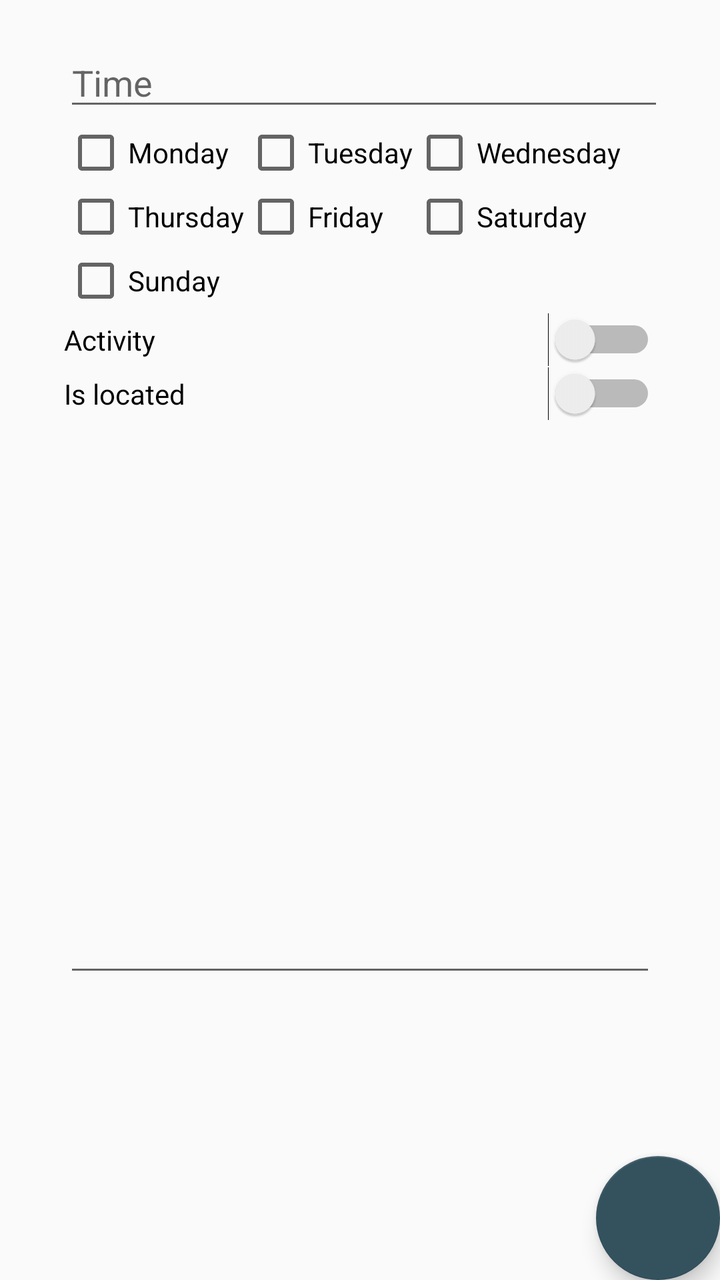
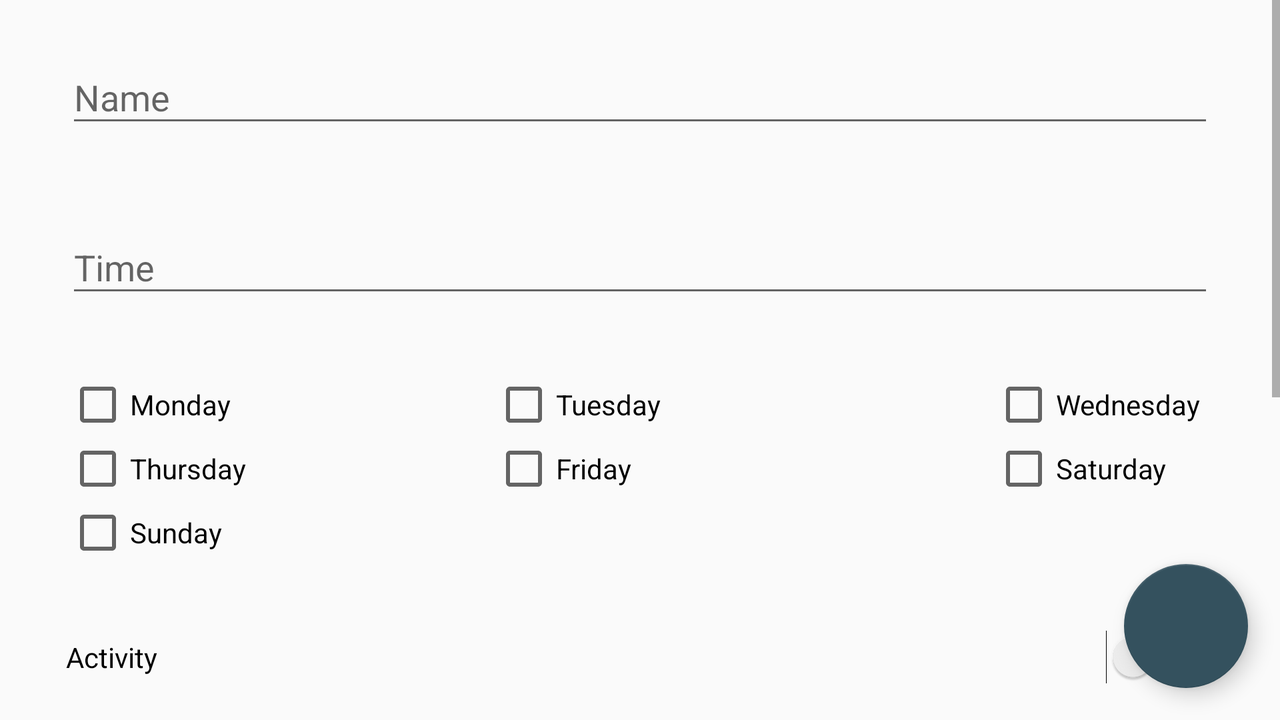

Two renders of one Android screen. The first uses the default layout on a phone; the second uses the alternative layout the repository ships for a different screen configuration, on a matching device. The two XML files are below.
<!-- AndroidManifest.xml: application theme AppTheme -->
<!-- res/layout/activity_edit_note.xml -->
<?xml version="1.0" encoding="utf-8"?>
<androidx.constraintlayout.widget.ConstraintLayout xmlns:android="http://schemas.android.com/apk/res/android"
    xmlns:app="http://schemas.android.com/apk/res-auto"
    xmlns:tools="http://schemas.android.com/tools"
    android:layout_width="match_parent"
    android:layout_height="match_parent"
    tools:context=".EditNoteActivity">

    <com.google.android.material.floatingactionbutton.FloatingActionButton
        android:id="@+id/save"
        android:layout_width="241dp"
        android:layout_height="62dp"
        android:clickable="true"
        android:onClick="onClick"
        app:layout_constraintBottom_toBottomOf="parent"
        app:layout_constraintEnd_toEndOf="parent"
        app:srcCompat="?android:attr/colorAccent" />

    <ScrollView
        android:layout_width="match_parent"
        android:layout_height="match_parent"
        tools:layout_editor_absoluteX="16dp"
        tools:layout_editor_absoluteY="70dp">

        <LinearLayout
            android:id="@+id/linearLayout3"
            android:layout_width="match_parent"
            android:layout_height="wrap_content"
            android:orientation="vertical"
            android:paddingLeft="32dp"
            android:paddingRight="32dp">

            <TextView
                android:id="@+id/name"
                android:layout_width="wrap_content"
                android:layout_height="wrap_content"
                android:cursorVisible="true"
                android:editable="true"
                android:focusableInTouchMode="true"
                tools:layout_conversion_absoluteHeight="48dp"
                tools:layout_conversion_absoluteWidth="347dp"
                tools:layout_editor_absoluteX="32dp"
                tools:layout_editor_absoluteY="32dp" />

            <EditText
                android:id="@+id/time"
                android:layout_width="347dp"
                android:layout_height="wrap_content"
                android:editable="false"
                android:ems="10"
                android:focusable="false"
                android:hint="@string/time"
                android:inputType="time"
                tools:layout_conversion_absoluteHeight="48dp"
                tools:layout_conversion_absoluteWidth="347dp"
                tools:layout_editor_absoluteX="32dp"
                tools:layout_editor_absoluteY="112dp" />

            <TableLayout
                android:layout_width="match_parent"
                android:layout_height="match_parent">

                <TableRow
                    android:layout_width="match_parent"
                    android:layout_height="match_parent">

                    <CheckBox
                        android:id="@+id/monday"
                        android:layout_width="wrap_content"
                        android:layout_height="wrap_content"
                        android:text="@string/monday"
                        tools:layout_conversion_absoluteHeight="32dp"
                        tools:layout_conversion_absoluteWidth="83dp"
                        tools:layout_editor_absoluteX="0dp"
                        tools:layout_editor_absoluteY="176dp" />

                    <CheckBox
                        android:id="@+id/tuesday"
                        android:layout_width="wrap_content"
                        android:layout_height="wrap_content"
                        android:text="@string/tuesday"
                        tools:layout_conversion_absoluteHeight="32dp"
                        tools:layout_conversion_absoluteWidth="85dp"
                        tools:layout_editor_absoluteX="0dp"
                        tools:layout_editor_absoluteY="224dp" />

                    <CheckBox
                        android:id="@+id/wednesday"
                        android:layout_width="wrap_content"
                        android:layout_height="wrap_content"
                        android:text="@string/wednesday"
                        tools:layout_conversion_absoluteHeight="32dp"
                        tools:layout_conversion_absoluteWidth="106dp"
                        tools:layout_editor_absoluteX="0dp"
                        tools:layout_editor_absoluteY="272dp" />
                </TableRow>

                <TableRow
                    android:layout_width="match_parent"
                    android:layout_height="match_parent">

                    <CheckBox
                        android:id="@+id/thursday"
                        android:layout_width="wrap_content"
                        android:layout_height="wrap_content"
                        android:text="@string/thursday"
                        tools:layout_conversion_absoluteHeight="32dp"
                        tools:layout_conversion_absoluteWidth="91dp"
                        tools:layout_editor_absoluteX="0dp"
                        tools:layout_editor_absoluteY="320dp" />

                    <CheckBox
                        android:id="@+id/friday"
                        android:layout_width="wrap_content"
                        android:layout_height="wrap_content"
                        android:text="@string/friday"
                        tools:layout_conversion_absoluteHeight="32dp"
                        tools:layout_conversion_absoluteWidth="71dp"
                        tools:layout_editor_absoluteX="0dp"
                        tools:layout_editor_absoluteY="368dp" />

                    <CheckBox
                        android:id="@+id/saturday"
                        android:layout_width="wrap_content"
                        android:layout_height="wrap_content"
                        android:text="@string/saturday"
                        tools:layout_conversion_absoluteHeight="32dp"
                        tools:layout_conversion_absoluteWidth="88dp"
                        tools:layout_editor_absoluteX="0dp"
                        tools:layout_editor_absoluteY="416dp" />
                </TableRow>

                <TableRow
                    android:layout_width="match_parent"
                    android:layout_height="match_parent">

                    <CheckBox
                        android:id="@+id/sunday"
                        android:layout_width="wrap_content"
                        android:layout_height="wrap_content"
                        android:text="@string/sunday"
                        tools:layout_conversion_absoluteHeight="32dp"
                        tools:layout_conversion_absoluteWidth="78dp"
                        tools:layout_editor_absoluteX="0dp"
                        tools:layout_editor_absoluteY="464dp" />
                </TableRow>

            </TableLayout>

            <Switch
                android:id="@+id/active"
                android:layout_width="match_parent"
                android:layout_height="wrap_content"
                android:text="@string/active" />

            <Switch
                android:id="@+id/located"
                android:layout_width="match_parent"
                android:layout_height="wrap_content"
                android:text="@string/located" />

            <EditText
                android:id="@+id/description"
                android:layout_width="match_parent"
                android:layout_height="283dp"
                android:ems="10"
                android:gravity="start|top"
                android:inputType="textMultiLine" />

        </LinearLayout>
    </ScrollView>

</androidx.constraintlayout.widget.ConstraintLayout>
<!-- resources referenced by this layout -->
<resources>
  <string name="active">Activity</string>
  <string name="friday">Friday</string>
  <string name="located">Is located</string>
  <string name="monday">Monday</string>
  <string name="saturday">Saturday</string>
  <string name="sunday">Sunday</string>
  <string name="thursday">Thursday</string>
  <string name="time">Time</string>
  <string name="tuesday">Tuesday</string>
  <string name="wednesday">Wednesday</string>
  <style name="AppTheme" parent="Theme.AppCompat.Light.DarkActionBar">
          
          <item name="colorPrimary">@color/colorPrimary</item>
          <item name="colorPrimaryDark">@color/colorPrimaryDark</item>
          <item name="colorAccent">@color/colorAccent</item>
      </style>
  <color name="colorPrimary">#607D8B</color>
  <color name="colorPrimaryDark">#34515E</color>
  <color name="colorAccent">#34515E</color>
</resources>
<!-- res/layout-land/activity_edit_note.xml (the author's variant of the layout above) -->
<!-- drawn on the phone turned sideways -->
<?xml version="1.0" encoding="utf-8"?>
<androidx.coordinatorlayout.widget.CoordinatorLayout xmlns:android="http://schemas.android.com/apk/res/android"
    xmlns:app="http://schemas.android.com/apk/res-auto"
    xmlns:tools="http://schemas.android.com/tools"
    android:layout_width="match_parent"
    android:layout_height="match_parent"
    android:orientation="vertical"
    tools:context=".EditNoteActivity">

    <com.google.android.material.floatingactionbutton.FloatingActionButton
        android:id="@+id/save"
        android:layout_width="241dp"
        android:layout_height="62dp"
        android:layout_marginEnd="16dp"
        android:layout_marginBottom="16dp"
        android:clickable="true"
        android:foreground="@drawable/ic_baseline_check"
        android:onClick="onClick"
        android:scaleType="fitCenter"
        app:layout_anchor="@+id/scrollView2"
        app:layout_anchorGravity="end|bottom" />

    <ScrollView
        android:id="@+id/scrollView2"
        android:layout_width="match_parent"
        android:layout_height="match_parent">

        <LinearLayout
            android:id="@+id/linearLayout3"
            android:layout_width="match_parent"
            android:layout_height="wrap_content"
            android:orientation="vertical">

            <com.google.android.material.textfield.TextInputLayout
                android:layout_width="match_parent"
                android:layout_height="match_parent"
                android:layout_marginLeft="16pt"
                android:layout_marginTop="8pt"
                android:layout_marginRight="16pt"
                android:layout_marginBottom="8pt">

                <EditText
                    android:id="@+id/name"
                    android:layout_width="match_parent"
                    android:layout_height="wrap_content"
                    android:ems="10"
                    android:focusable="auto"
                    android:focusableInTouchMode="true"
                    android:hint="@string/name"
                    android:inputType="text"
                    android:lines="1"
                    android:singleLine="true"
                    tools:layout_conversion_absoluteHeight="48dp"
                    tools:layout_conversion_absoluteWidth="347dp"
                    tools:layout_editor_absoluteX="32dp"
                    tools:layout_editor_absoluteY="112dp" />
            </com.google.android.material.textfield.TextInputLayout>

            <com.google.android.material.textfield.TextInputLayout
                android:layout_width="match_parent"
                android:layout_height="match_parent"
                android:layout_marginLeft="16pt"
                android:layout_marginTop="8pt"
                android:layout_marginRight="16pt"
                android:layout_marginBottom="8pt">

                <EditText
                    android:id="@+id/time"
                    android:layout_width="match_parent"
                    android:layout_height="wrap_content"
                    android:ems="10"
                    android:focusable="false"
                    android:hint="@string/time"
                    android:inputType="time"
                    tools:layout_conversion_absoluteHeight="48dp"
                    tools:layout_conversion_absoluteWidth="347dp"
                    tools:layout_editor_absoluteX="32dp"
                    tools:layout_editor_absoluteY="112dp" />
            </com.google.android.material.textfield.TextInputLayout>

            <TableLayout
                android:layout_width="match_parent"
                android:layout_height="match_parent"
                android:layout_marginLeft="16pt"
                android:layout_marginTop="8pt"
                android:layout_marginRight="16pt"
                android:layout_marginBottom="8pt">

                <TableRow
                    android:layout_width="match_parent"
                    android:layout_height="match_parent">

                    <CheckBox
                        android:id="@+id/monday"
                        android:layout_width="213dp"
                        android:layout_height="wrap_content"
                        android:text="@string/monday"
                        tools:layout_conversion_absoluteHeight="32dp"
                        tools:layout_conversion_absoluteWidth="83dp"
                        tools:layout_editor_absoluteX="0dp"
                        tools:layout_editor_absoluteY="176dp" />

                    <CheckBox
                        android:id="@+id/tuesday"
                        android:layout_width="250dp"
                        android:layout_height="wrap_content"
                        android:text="@string/tuesday"
                        tools:layout_conversion_absoluteHeight="32dp"
                        tools:layout_conversion_absoluteWidth="85dp"
                        tools:layout_editor_absoluteX="0dp"
                        tools:layout_editor_absoluteY="224dp" />

                    <CheckBox
                        android:id="@+id/wednesday"
                        android:layout_width="445dp"
                        android:layout_height="wrap_content"
                        android:text="@string/wednesday"
                        tools:layout_conversion_absoluteHeight="32dp"
                        tools:layout_conversion_absoluteWidth="106dp"
                        tools:layout_editor_absoluteX="0dp"
                        tools:layout_editor_absoluteY="272dp" />
                </TableRow>

                <TableRow
                    android:layout_width="match_parent"
                    android:layout_height="match_parent">

                    <CheckBox
                        android:id="@+id/thursday"
                        android:layout_width="wrap_content"
                        android:layout_height="wrap_content"
                        android:text="@string/thursday"
                        tools:layout_conversion_absoluteHeight="32dp"
                        tools:layout_conversion_absoluteWidth="91dp"
                        tools:layout_editor_absoluteX="0dp"
                        tools:layout_editor_absoluteY="320dp" />

                    <CheckBox
                        android:id="@+id/friday"
                        android:layout_width="wrap_content"
                        android:layout_height="wrap_content"
                        android:text="@string/friday"
                        tools:layout_conversion_absoluteHeight="32dp"
                        tools:layout_conversion_absoluteWidth="71dp"
                        tools:layout_editor_absoluteX="0dp"
                        tools:layout_editor_absoluteY="368dp" />

                    <CheckBox
                        android:id="@+id/saturday"
                        android:layout_width="wrap_content"
                        android:layout_height="wrap_content"
                        android:text="@string/saturday"
                        tools:layout_conversion_absoluteHeight="32dp"
                        tools:layout_conversion_absoluteWidth="88dp"
                        tools:layout_editor_absoluteX="0dp"
                        tools:layout_editor_absoluteY="416dp" />
                </TableRow>

                <TableRow
                    android:layout_width="match_parent"
                    android:layout_height="match_parent">

                    <CheckBox
                        android:id="@+id/sunday"
                        android:layout_width="match_parent"
                        android:layout_height="wrap_content"
                        android:text="@string/sunday"
                        tools:layout_conversion_absoluteHeight="32dp"
                        tools:layout_conversion_absoluteWidth="78dp"
                        tools:layout_editor_absoluteX="0dp"
                        tools:layout_editor_absoluteY="464dp" />
                </TableRow>

            </TableLayout>

            <Switch
                android:id="@+id/active"
                android:layout_width="match_parent"
                android:layout_height="wrap_content"
                android:layout_marginLeft="16pt"
                android:layout_marginTop="8pt"
                android:layout_marginRight="16pt"
                android:layout_marginBottom="8pt"
                android:text="@string/active" />

            <Switch
                android:id="@+id/located"
                android:layout_width="match_parent"
                android:layout_height="wrap_content"
                android:layout_marginLeft="16pt"
                android:layout_marginTop="8pt"
                android:layout_marginRight="16pt"
                android:layout_marginBottom="8pt"
                android:text="@string/located" />

            <TextView
                android:id="@+id/location"
                android:layout_width="match_parent"
                android:layout_height="wrap_content"
                android:layout_marginLeft="16pt"
                android:layout_marginTop="8pt"
                android:layout_marginRight="16pt"
                android:layout_marginBottom="8pt"
                android:text="TextView" />

            <com.google.android.material.textfield.TextInputLayout
                android:layout_width="match_parent"
                android:layout_height="150dp"
                android:layout_marginLeft="16pt"
                android:layout_marginTop="8pt"
                android:layout_marginRight="16pt"
                android:layout_marginBottom="8pt">

                <EditText
                    android:id="@+id/description"
                    style="@style/Widget.AppCompat.Light.AutoCompleteTextView"
                    android:layout_width="match_parent"
                    android:layout_height="140dp"
                    android:capitalize="sentences"
                    android:ems="10"
                    android:gravity="start|top"
                    android:hint="@string/description"
                    android:inputType="textMultiLine" />

            </com.google.android.material.textfield.TextInputLayout>
        </LinearLayout>
    </ScrollView>

</androidx.coordinatorlayout.widget.CoordinatorLayout>
<!-- resources referenced by the variant -->
<!-- as the phone turned sideways resolves them -->
<resources>
  <string name="active">Activity</string>
  <string name="description">Description</string>
  <string name="friday">Friday</string>
  <string name="located">Is located</string>
  <string name="monday">Monday</string>
  <string name="name">Name</string>
  <string name="saturday">Saturday</string>
  <string name="sunday">Sunday</string>
  <string name="thursday">Thursday</string>
  <string name="time">Time</string>
  <string name="tuesday">Tuesday</string>
  <string name="wednesday">Wednesday</string>
  <style name="AppTheme" parent="Theme.AppCompat.Light.DarkActionBar">
          
          <item name="colorPrimary">@color/colorPrimary</item>
          <item name="colorPrimaryDark">@color/colorPrimaryDark</item>
          <item name="colorAccent">@color/colorAccent</item>
      </style>
  <color name="colorPrimary">#607D8B</color>
  <color name="colorPrimaryDark">#34515E</color>
  <color name="colorAccent">#34515E</color>
</resources>
